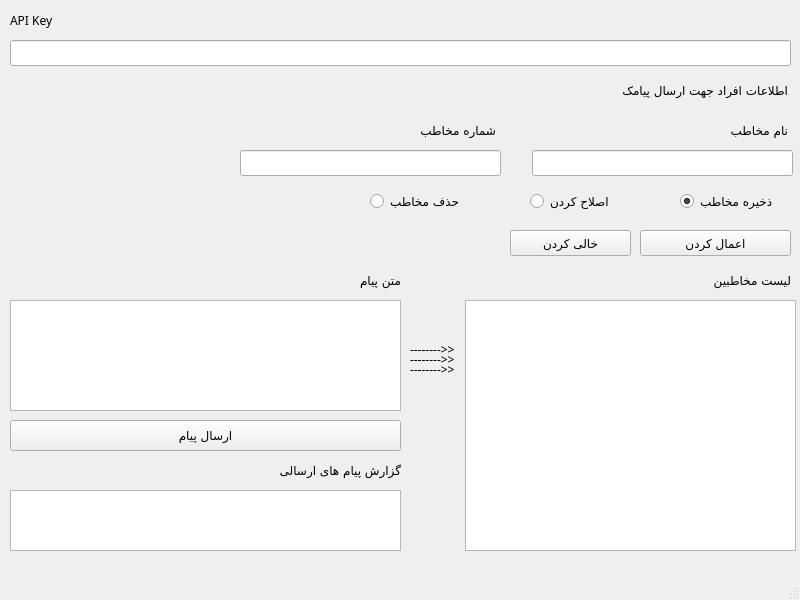
<?xml version="1.0" encoding="UTF-8"?>
<ui version="4.0">
 <class>MainWindow</class>
 <widget class="QMainWindow" name="MainWindow">
  <property name="geometry">
   <rect>
    <x>0</x>
    <y>0</y>
    <width>800</width>
    <height>600</height>
   </rect>
  </property>
  <property name="font">
   <font>
    <family>IRANSans</family>
   </font>
  </property>
  <property name="windowTitle">
   <string>آبتین | ارسال پیامک</string>
  </property>
  <widget class="QWidget" name="centralwidget">
   <widget class="QLabel" name="label">
    <property name="geometry">
     <rect>
      <x>10</x>
      <y>10</y>
      <width>51</width>
      <height>20</height>
     </rect>
    </property>
    <property name="text">
     <string>API Key</string>
    </property>
   </widget>
   <widget class="QLineEdit" name="api_key_line_edit">
    <property name="geometry">
     <rect>
      <x>10</x>
      <y>40</y>
      <width>781</width>
      <height>26</height>
     </rect>
    </property>
   </widget>
   <widget class="QLabel" name="label_2">
    <property name="geometry">
     <rect>
      <x>17</x>
      <y>80</y>
      <width>771</width>
      <height>20</height>
     </rect>
    </property>
    <property name="text">
     <string>اطلاعات افراد جهت ارسال پیامک</string>
    </property>
   </widget>
   <widget class="QLabel" name="label_3">
    <property name="geometry">
     <rect>
      <x>537</x>
      <y>120</y>
      <width>251</width>
      <height>20</height>
     </rect>
    </property>
    <property name="text">
     <string>نام مخاطب</string>
    </property>
   </widget>
   <widget class="QLineEdit" name="name_contact_line_edit">
    <property name="geometry">
     <rect>
      <x>532</x>
      <y>150</y>
      <width>261</width>
      <height>26</height>
     </rect>
    </property>
   </widget>
   <widget class="QLineEdit" name="number_contact_line_edit">
    <property name="geometry">
     <rect>
      <x>240</x>
      <y>150</y>
      <width>261</width>
      <height>26</height>
     </rect>
    </property>
   </widget>
   <widget class="QLabel" name="label_4">
    <property name="geometry">
     <rect>
      <x>245</x>
      <y>120</y>
      <width>251</width>
      <height>20</height>
     </rect>
    </property>
    <property name="text">
     <string>شماره مخاطب</string>
    </property>
   </widget>
   <widget class="QRadioButton" name="save_contact_radio">
    <property name="geometry">
     <rect>
      <x>680</x>
      <y>190</y>
      <width>108</width>
      <height>22</height>
     </rect>
    </property>
    <property name="text">
     <string>ذخیره مخاطب</string>
    </property>
    <property name="checked">
     <bool>true</bool>
    </property>
   </widget>
   <widget class="QRadioButton" name="modify_contact_radio">
    <property name="geometry">
     <rect>
      <x>530</x>
      <y>190</y>
      <width>108</width>
      <height>22</height>
     </rect>
    </property>
    <property name="text">
     <string>اصلاح کردن</string>
    </property>
   </widget>
   <widget class="QRadioButton" name="remove_contact_radio">
    <property name="geometry">
     <rect>
      <x>370</x>
      <y>190</y>
      <width>108</width>
      <height>22</height>
     </rect>
    </property>
    <property name="text">
     <string>حذف مخاطب</string>
    </property>
   </widget>
   <widget class="QPushButton" name="ok_contact_button">
    <property name="geometry">
     <rect>
      <x>640</x>
      <y>230</y>
      <width>151</width>
      <height>26</height>
     </rect>
    </property>
    <property name="text">
     <string>اعمال کردن</string>
    </property>
   </widget>
   <widget class="QPushButton" name="clear_contact_button">
    <property name="geometry">
     <rect>
      <x>510</x>
      <y>230</y>
      <width>121</width>
      <height>26</height>
     </rect>
    </property>
    <property name="text">
     <string>خالی کردن</string>
    </property>
   </widget>
   <widget class="QListView" name="list_contact_list_view">
    <property name="geometry">
     <rect>
      <x>465</x>
      <y>300</y>
      <width>331</width>
      <height>251</height>
     </rect>
    </property>
   </widget>
   <widget class="QLabel" name="label_5">
    <property name="geometry">
     <rect>
      <x>470</x>
      <y>270</y>
      <width>321</width>
      <height>20</height>
     </rect>
    </property>
    <property name="text">
     <string>لیست مخاطبین</string>
    </property>
   </widget>
   <widget class="QTextEdit" name="message_text_edit">
    <property name="geometry">
     <rect>
      <x>10</x>
      <y>300</y>
      <width>391</width>
      <height>111</height>
     </rect>
    </property>
   </widget>
   <widget class="QPushButton" name="send_message_button">
    <property name="geometry">
     <rect>
      <x>10</x>
      <y>420</y>
      <width>391</width>
      <height>31</height>
     </rect>
    </property>
    <property name="text">
     <string>ارسال پیام</string>
    </property>
   </widget>
   <widget class="QLabel" name="label_6">
    <property name="geometry">
     <rect>
      <x>410</x>
      <y>340</y>
      <width>51</width>
      <height>18</height>
     </rect>
    </property>
    <property name="text">
     <string>--------&gt;&gt;</string>
    </property>
   </widget>
   <widget class="QLabel" name="label_7">
    <property name="geometry">
     <rect>
      <x>410</x>
      <y>350</y>
      <width>51</width>
      <height>18</height>
     </rect>
    </property>
    <property name="text">
     <string>--------&gt;&gt;</string>
    </property>
   </widget>
   <widget class="QLabel" name="label_8">
    <property name="geometry">
     <rect>
      <x>410</x>
      <y>360</y>
      <width>51</width>
      <height>18</height>
     </rect>
    </property>
    <property name="text">
     <string>--------&gt;&gt;</string>
    </property>
   </widget>
   <widget class="QListView" name="log_list_view">
    <property name="geometry">
     <rect>
      <x>10</x>
      <y>490</y>
      <width>391</width>
      <height>61</height>
     </rect>
    </property>
   </widget>
   <widget class="QLabel" name="label_9">
    <property name="geometry">
     <rect>
      <x>10</x>
      <y>270</y>
      <width>391</width>
      <height>20</height>
     </rect>
    </property>
    <property name="text">
     <string>متن پیام</string>
    </property>
   </widget>
   <widget class="QLabel" name="label_10">
    <property name="geometry">
     <rect>
      <x>10</x>
      <y>460</y>
      <width>391</width>
      <height>20</height>
     </rect>
    </property>
    <property name="text">
     <string>گزارش پیام های ارسالی</string>
    </property>
   </widget>
  </widget>
  <widget class="QMenuBar" name="menubar">
   <property name="geometry">
    <rect>
     <x>0</x>
     <y>0</y>
     <width>800</width>
     <height>27</height>
    </rect>
   </property>
  </widget>
  <widget class="QStatusBar" name="statusbar"/>
 </widget>
 <resources/>
 <connections>
  <connection>
   <sender>ok_contact_button</sender>
   <signal>clicked()</signal>
   <receiver>MainWindow</receiver>
   <slot>close()</slot>
   <hints>
    <hint type="sourcelabel">
     <x>715</x>
     <y>283</y>
    </hint>
    <hint type="destinationlabel">
     <x>399</x>
     <y>299</y>
    </hint>
   </hints>
  </connection>
  <connection>
   <sender>clear_contact_button</sender>
   <signal>clicked()</signal>
   <receiver>MainWindow</receiver>
   <slot>close()</slot>
   <hints>
    <hint type="sourcelabel">
     <x>570</x>
     <y>283</y>
    </hint>
    <hint type="destinationlabel">
     <x>399</x>
     <y>299</y>
    </hint>
   </hints>
  </connection>
  <connection>
   <sender>send_message_button</sender>
   <signal>clicked()</signal>
   <receiver>MainWindow</receiver>
   <slot>close()</slot>
   <hints>
    <hint type="sourcelabel">
     <x>205</x>
     <y>556</y>
    </hint>
    <hint type="destinationlabel">
     <x>399</x>
     <y>299</y>
    </hint>
   </hints>
  </connection>
 </connections>
</ui>
